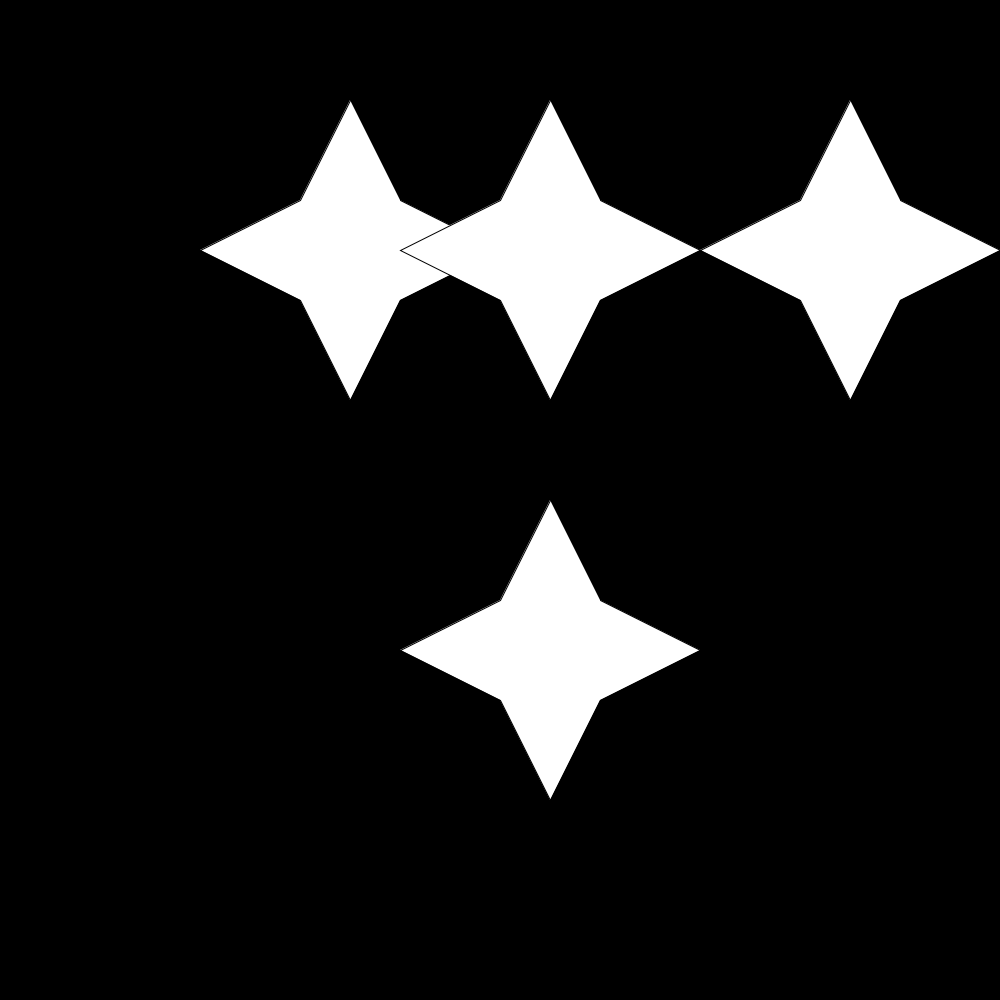
Frame 1 (no input)
Frame 60 (the mouse pressed at the canvas centre just before this capture): identical to frame 1, image omitted
Frame 120 (the mouse held since frame 60 and released just before this capture): identical to frame 1, image omitted

The Processing sketch that drew this single still picture (run headless with seeded random() and noise(); from frame 60 on, the mouse is pressed at the canvas centre):

// Processing sketch: functions_excerisize
// ── functions_excerisize.pde
//this creates the background
void setup () {
  size(1000,1000);
}
   
void draw() {
  background(000);
  //this is for a black background so that there are bright stars in the sky
 translate(100,000);
  star();
 translate(200,00);
 star();
 translate(300,00);
 star();
 translate(-300,400);
 star();
 

}
   
   //this creates that star shape
   void star() {
   beginShape();
     vertex(250,100);
  vertex(200,200);
  vertex(200,200);
  vertex(100,250);
  vertex(200,300);
  vertex(250,400);
  vertex(300,300);
  vertex(400,250);
  vertex(300,200);
  endShape();
}
